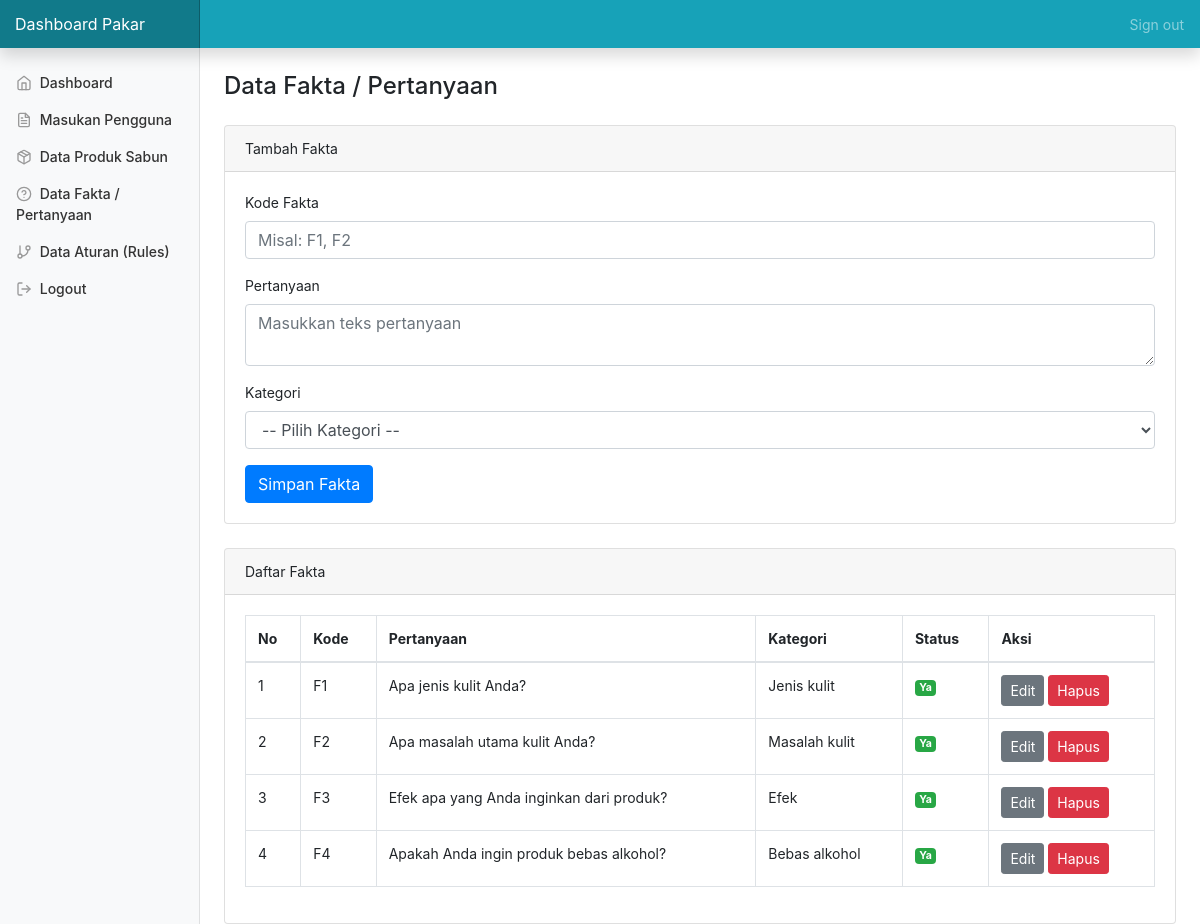
Screenshot of /admin/pakar-fakta.php (signed in) with the database file from the repository.
### tables this page shows
CREATE TABLE tb_fakta (
  id INT AUTO_INCREMENT PRIMARY KEY,
  kode VARCHAR(50) NOT NULL,
  pertanyaan TEXT NOT NULL,
  kategori ENUM('jenis_kulit', 'masalah_kulit', 'efek', 'bebas_alkohol') NOT NULL,
  aktif ENUM('Ya', 'Tidak') DEFAULT 'Ya'
);

### admin/pakar-fakta.php (the view, shortened to what this page needs)
<?php include __DIR__ . '/../auth/check.php';
include __DIR__ . '/../config/koneksi.php'; ?>
<!doctype html>
<html lang="en">
<head>
  <link href="https://getbootstrap.com/docs/4.1/dist/css/bootstrap.min.css" rel="stylesheet">
  <link href="../assets/css/dashboard.css" rel="stylesheet">
</head>
<body>
<nav class="navbar navbar-dark fixed-top bg-info flex-md-nowrap p-0 shadow">
  <a class="navbar-brand col-sm-3 col-md-2 mr-0" href="#">Dashboard Pakar</a>
  <ul class="navbar-nav px-3">
    <li class="nav-item text-nowrap">
      <a class="nav-link" href="proseslogout.php">Sign out</a>
    </li>
  </ul>
</nav>
<div class="container-fluid">
  <div class="row">
    <?php include 'pakar-sidebar.php'; ?>
    <main role="main" class="col-md-9 ml-sm-auto col-lg-10 px-4">
      <h4 class="mt-4 mb-4">Data Fakta / Pertanyaan</h4>
      <div class="card mb-4">
        <div class="card-header">Tambah Fakta</div>
        <div class="card-body">
          <form method="POST">
            <div class="form-group">
              <label>Kode Fakta</label>
              <input type="text" name="kode" class="form-control" placeholder="Misal: F1, F2" required>
            </div>
            <div class="form-group">
              <label>Pertanyaan</label>
              <textarea name="pertanyaan" class="form-control" rows="2" placeholder="Masukkan teks pertanyaan" required></textarea>
            </div>
            <div class="form-group">
              <label>Kategori</label>
              <select name="kategori" class="form-control" required>
                <option value="">-- Pilih Kategori --</option>
              </select>
            </div>
            <button type="submit" name="simpan" class="btn btn-primary">Simpan Fakta</button>
          </form>
        </div>
      </div>
      <div class="card">
        <div class="card-header">Daftar Fakta</div>
        <div class="card-body table-responsive">
          <table class="table table-bordered table-hover">
            <thead>
              <tr>
                <th>No</th>
                <th>Kode</th>
                <th>Pertanyaan</th>
                <th>Kategori</th>
                <th>Status</th>
                <th>Aksi</th>
              </tr>
            </thead>
            <tbody>
              <?php
              $no = 1;
              $query = mysqli_query($connect, "SELECT * FROM tb_fakta ORDER BY id ASC");
              if (mysqli_num_rows($query) > 0) {
                while ($row = mysqli_fetch_array($query)) {
              ?>
              <tr>
                <td><?= $no++; ?></td>
                <td><?= $row['kode']; ?></td>
                <td><?= $row['pertanyaan']; ?></td>
                <td><?= ucfirst(str_replace('_', ' ', $row['kategori'])); ?></td>
                <td>
                  <span class="badge badge-<?= $row['aktif'] == 'Ya' ? 'success' : 'secondary'; ?>">
                    <?= $row['aktif']; ?>
                  </span>
                </td>
                <td>
                  <button type="button" class="btn btn-sm btn-secondary btn-edit-fakta"
                    data-id="<?= $row['id']; ?>"
                    data-kode="<?= htmlspecialchars($row['kode'], ENT_QUOTES); ?>"
                    data-pertanyaan="<?= htmlspecialchars($row['pertanyaan'], ENT_QUOTES); ?>"
                    data-kategori="<?= $row['kategori']; ?>"
                    data-aktif="<?= $row['aktif']; ?>"
                  >Edit</button>
                  <form method="post" action="actions.php" style="display:inline">
                    <button type="submit" class="btn btn-sm btn-danger" onclick="return confirm('Hapus fakta ini?')">Hapus</button>
                  </form>
                </td>
              </tr>
              <?php
                }
              } else {
                echo '<tr><td colspan="6" class="text-center">Belum ada data fakta</td></tr>';
              }
              ?>
            </tbody>
          </table>
        </div>
      </div>
    </main>
  </div>
</div>
</body>
</html>

### admin/pakar-sidebar.php
<nav class="col-md-2 d-none d-md-block bg-light sidebar">
  <div class="sidebar-sticky pt-3">
    <ul class="nav flex-column">
      <li class="nav-item">
        <a class="nav-link" href="pakar-home.php">
          <span data-feather="home"></span>
          Dashboard
        </a>
      </li>
      <li class="nav-item">
        <a class="nav-link" href="pakar-masukan.php">
          <span data-feather="file-text"></span>
          Masukan Pengguna
        </a>
      </li>
      <li class="nav-item">
        <a class="nav-link" href="pakar-produk.php">
          <span data-feather="package"></span>
          Data Produk Sabun
        </a>
      </li>
      <li class="nav-item">
        <a class="nav-link" href="pakar-fakta.php">
          <span data-feather="help-circle"></span>
          Data Fakta / Pertanyaan
        </a>
      </li>
      <li class="nav-item">
        <a class="nav-link" href="pakar-rule.php">
          <span data-feather="git-branch"></span>
          Data Aturan (Rules)
        </a>
      </li>
      <li class="nav-item">
        <a class="nav-link" href="../auth/logout.php">
          <span data-feather="log-out"></span>
          Logout
        </a>
      </li>
    </ul>
  </div>
</nav>

### assets/css/dashboard.css (style rules this page uses)
body { font-size: .875rem; }
.feather { width: 16px; height: 16px; vertical-align: text-bottom; }
.sidebar { position: fixed; top: 0; bottom: 0; left: 0; z-index: 100; padding: 48px 0 0; box-shadow: inset -1px 0 0 rgba(0, 0, 0, .1); }
.sidebar-sticky { position: relative; top: 0; height: calc(100vh - 48px); padding-top: .5rem; overflow-x: hidden; overflow-y: auto; }
.sidebar .nav-link { font-weight: 500; color: #333; }
.sidebar .nav-link .feather { margin-right: 4px; color: #999; }
[role="main"] { padding-top: 48px; }
.navbar-brand { padding-top: .75rem; padding-bottom: .75rem; font-size: 1rem; background-color: rgba(0, 0, 0, .25); box-shadow: inset -1px 0 0 rgba(0, 0, 0, .25); }

### rows the page displays
tb_fakta: kode "F1", pertanyaan "Apa jenis kulit Anda?", kategori "Jenis kulit", aktif "Ya"
tb_fakta: kode "F2", pertanyaan "Apa masalah utama kulit Anda?", kategori "Masalah kulit", aktif "Ya"
tb_fakta: kode "F3", pertanyaan "Efek apa yang Anda inginkan dari produk?", kategori "Efek", aktif "Ya"
tb_fakta: kode "F4", pertanyaan "Apakah Anda ingin produk bebas alkohol?", kategori "Bebas alkohol", aktif "Ya"
